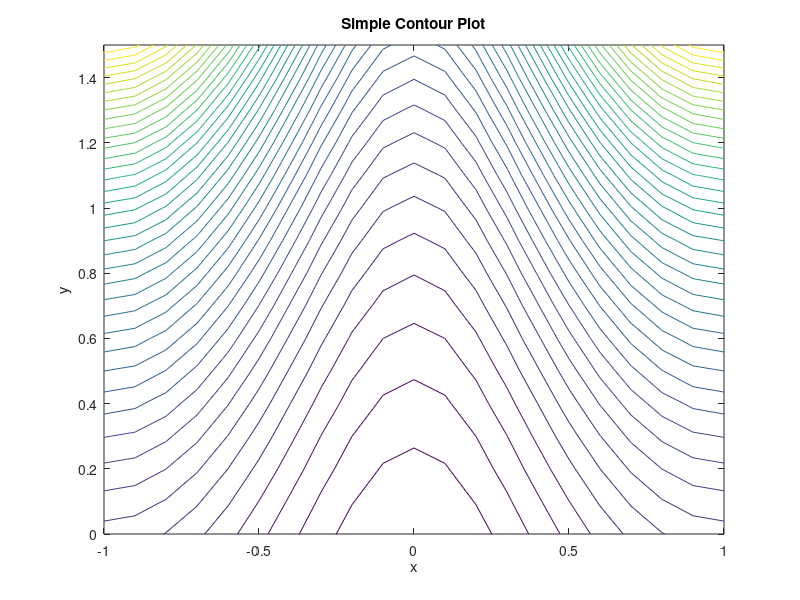
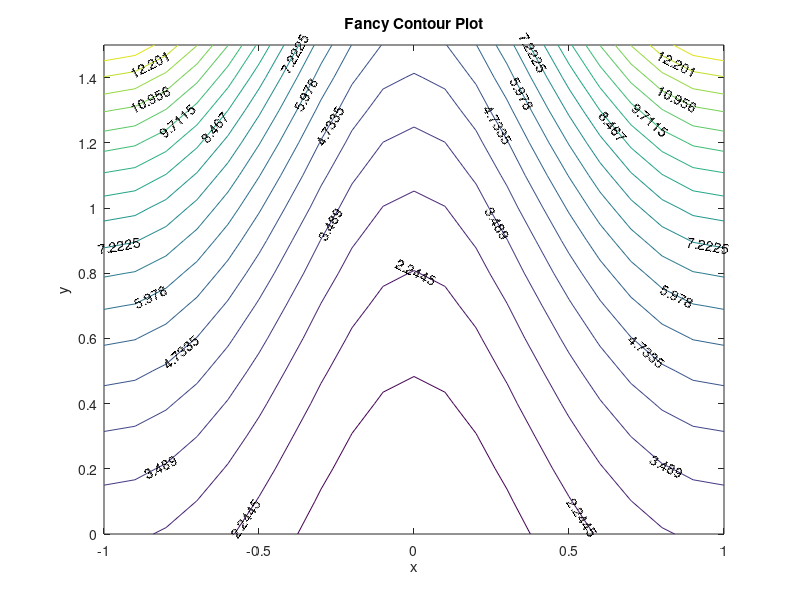
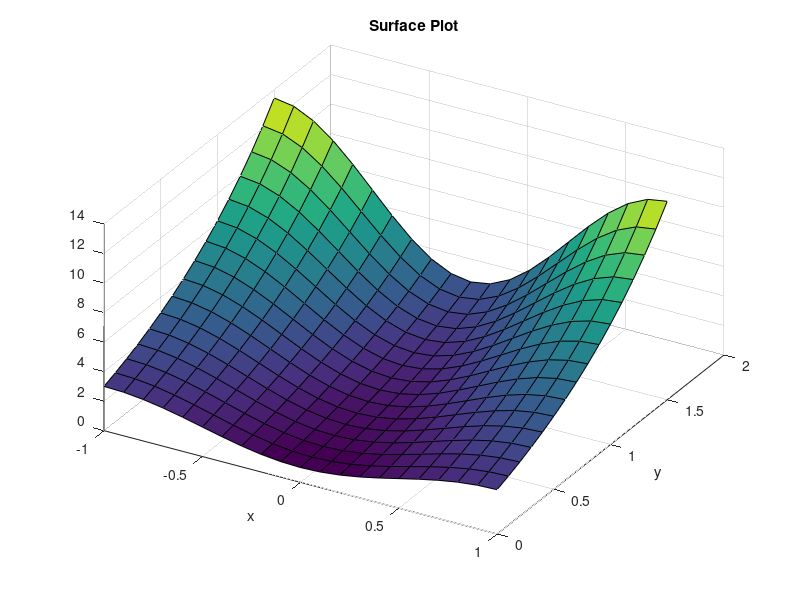

MATLAB code for these plots, in order:
clear; close all;

% make a contour plot by asking Matlab to evenly space N
% contours between the minimum of F(x,y) and the maximum F(x,y)

x=-1:.1:1;y=0:.1:1.5;
[X,Y]=ndgrid(x,y);
F=(2-cos(pi*X)).*exp(Y);

N=40;
contour(X,Y,F,N);
title('Simple Contour Plot')
xlabel('x')
ylabel('y')

% You can also tell Matlab which contour levels to plot.  To do
% so load an array (V in this case) with the values of the
% levels you want to see.  In this example they will start at
% the minimum of F, end at the maximum of F, and there will be
% 21 contours.
% You can even print contour labels on the plot, which is
% a big help, by assigning the plot to a variable name
% and using the clabel command, as shown below.  Only
% every other contour is labeled in this example

top=max(max(F));  % find the max and min of F
bottom=min(min(F));
dv=(top-bottom)/20; % interval for 21 equally spaced contours
V=bottom:dv:top;
figure
cs=contour(X,Y,F,V);
clabel(cs,V(1:2:21)) % give clabel the name of the plot and
                     % an array of the contours to label
title('Fancy Contour Plot')
xlabel('x')
ylabel('y')

% Now make a surface plot of the function with the viewing
% point rotated by AZ degrees from the x-axis and
% elevated by EL degrees above the xy plane
figure
surf(X,Y,F); % or you can use mesh(X,Y,F) to make a wire plot
AZ=30;EL=45;
view(AZ,EL);
title('Surface Plot')
xlabel('x')
ylabel('y')
